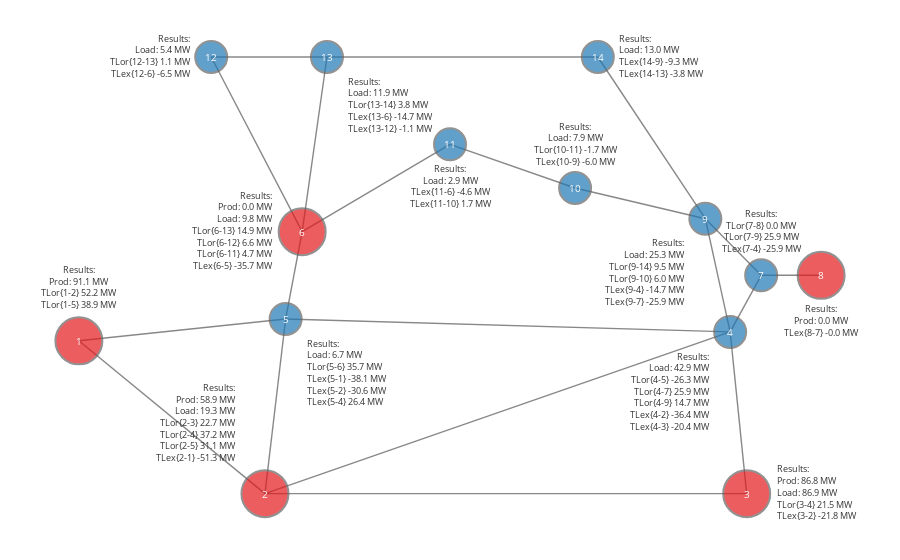

The notebook cell saved with this chart:
### Code cell
'''
The user might specify his/her own layout for every node in the graph and the label position
as well. For a reference layout, please check the visualize_grid.py script.
'''

# Please use the visualize_grid external script to display the 
# eletrical grid in the notebook.
grid_after_action = plot_grid(environment, 
                              obs, 
                              action.as_array())

# Plot the grid
iplot(grid_after_action)

'''
To make a new modification, please do not forget to re-run
the entire notebook again with the desired configuration.
'''

### Figure 1 — Plotly figure (JSON) as saved in the notebook; plotly's stock layout.template omitted (floating-point values rounded to 4 significant figures)
{"data": [{"hoverinfo": "none", "line": {"color": "red", "width": 6}, "mode": "lines", "type": "scatter", "uid": "43c74894-a0f2-4dbb-85f0-a1bf6193d6da", "x": [], "y": []}, {"hoverinfo": "none", "line": {"color": "#888", "width": 1.4}, "mode": "lines", "type": "scatter", "uid": "95082fff-7465-4250-9268-4d747575b6be", "x": [-280, -100, null, -280, -80, null, -100, 366, null, -100, 350, null, -100, -80, null, 366, 350, null, 350, -80, null, 350, 380, null, 350, 326, null, -80, -64, null, -64, -40, null, -64, -152, null, -64, 79, null, 380, 438, null, 380, 326, null, 326, 222, null, 326, 200, null, 200, 79, null, -152, -40, null, -40, 222, null], "y": [-81, -270, null, -81, -54, null, -270, -270, null, -270, -70, null, -270, -54, null, -270, -70, null, -70, -54, null, -70, 0, null, -70, 70, null, -54, 54, null, 54, 270, null, 54, 270, null, 54, 162, null, 0, 0, null, 0, 70, null, 70, 270, null, 70, 108, null, 108, 162, null, 270, 270, null, 270, 270, null]}, {"hoverinfo": "text", "marker": {"color": ["rgb(227,26,28)", "rgb(227,26,28)", "rgb(227,26,28)", "rgb(31,120,180)", "rgb(31,120,180)", "rgb(227,26,28)", "rgb(31,120,180)", "rgb(227,26,28)", "rgb(31,120,180)", "rgb(31,120,180)", "rgb(31,120,180)", "rgb(31,120,180)", "rgb(31,120,180)", "rgb(31,120,180)"], "line": {"color": "rgb(100,100,100)", "width": 2}, "size": [47, 47, 47, 32, 32, 47, 32, 47, 32, 32, 32, 32, 32, 32]}, "mode": "markers+text", "text": ["Results:<br>Prod: 91.1 MW<br>TLor{1-2} 52.2 MW<br>TLor{1-5} 38.9 MW", "Results:<br>Prod: 58.9 MW<br>Load: 19.3 MW<br>TLor{2-3} 22.7 MW<br>TLor{2-4} 37.2 MW<br>TLor{2-5} 31.1 MW<br>TLex{2-1} -51.3 MW", "Results:<br>Prod: 86.8 MW<br>Load: 86.9 MW<br>TLor{3-4} 21.5 MW<br>TLex{3-2} -21.8 MW", "Results:<br>Load: 42.9 MW<br>TLor{4-5} -26.3 MW<br>TLor{4-7} 25.9 MW<br>TLor{4-9} 14.7 MW<br>TLex{4-2} -36.4 MW<br>TLex{4-3} -20.4 MW", "Results:<br>Load: 6.7 MW<br>TLor{5-6} 35.7 MW<br>TLex{5-1} -38.1 MW<br>TLex{5-2} -30.6 MW<br>TLex{5-4} 26.4 MW", "Results:<br>Prod: 0.0 MW<br>Load: 9.8 MW<br>TLor{6-13} 14.9 MW<br>TLor{6-12} 6.6 MW<br>TLor{6-11} 4.7 MW<br>TLex{6-5} -35.7 MW", "Results:<br>TLor{7-8} 0.0 MW<br>TLor{7-9} 25.9 MW<br>TLex{7-4} -25.9 MW", "Results:<br>Prod: 0.0 MW<br>TLex{8-7} -0.0 MW", "Results:<br>Load: 25.3 MW<br>TLor{9-14} 9.5 MW<br>TLor{9-10} 6.0 MW<br>TLex{9-4} -14.7 MW<br>TLex{9-7} -25.9 MW", "Results:<br>Load: 7.9 MW<br>TLor{10-11} -1.7 MW<br>TLex{10-9} -6.0 MW", "Results:<br>Load: 2.9 MW<br>TLex{11-6} -4.6 MW<br>TLex{11-10} 1.7 MW", "Results:<br>Load: 5.4 MW<br>TLor{12-13} 1.1 MW<br>TLex{12-6} -6.5 MW", "Results:<br>Load: 11.9 MW<br>TLor{13-14} 3.8 MW<br>TLex{13-6} -14.7 MW<br>TLex{13-12} -1.1 MW", "Results:<br>Load: 13.0 MW<br>TLex{14-9} -9.3 MW<br>TLex{14-13} -3.8 MW"], "textfont": {"color": "rgb(50,50,50)", "size": 9}, "textposition": ["top center", "top left", "middle right", "bottom left", "bottom right", "middle left", "top center", "bottom center", "bottom left", "top center", "bottom center", "middle left", "bottom right", "middle right"], "type": "scatter", "uid": "6c314553-5b44-480a-bb4a-0b6242b4bdb7", "x": [-280, -100, 366, 350, -80, -64, 380, 438, 326, 200, 79, -152, -40, 222], "y": [-81, -270, -270, -70, -54, 54, 0, 0, 70, 108, 162, 270, 270, 270]}], "layout": {"annotations": [{"font": {"color": "rgb(255,255,255)", "size": 10}, "showarrow": false, "text": "1", "x": -280, "xref": "x", "y": -81, "yref": "y"}, {"font": {"color": "rgb(255,255,255)", "size": 10}, "showarrow": false, "text": "2", "x": -100, "xref": "x", "y": -270, "yref": "y"}, {"font": {"color": "rgb(255,255,255)", "size": 10}, "showarrow": false, "text": "3", "x": 366, "xref": "x", "y": -270, "yref": "y"}, {"font": {"color": "rgb(255,255,255)", "size": 10}, "showarrow": false, "text": "4", "x": 350, "xref": "x", "y": -70, "yref": "y"}, {"font": {"color": "rgb(255,255,255)", "size": 10}, "showarrow": false, "text": "5", "x": -80, "xref": "x", "y": -54, "yref": "y"}, {"font": {"color": "rgb(255,255,255)", "size": 10}, "showarrow": false, "text": "6", "x": -64, "xref": "x", "y": 54, "yref": "y"}, {"font": {"color": "rgb(255,255,255)", "size": 10}, "showarrow": false, "text": "7", "x": 380, "xref": "x", "y": 0, "yref": "y"}, {"font": {"color": "rgb(255,255,255)", "size": 10}, "showarrow": false, "text": "8", "x": 438, "xref": "x", "y": 0, "yref": "y"}, {"font": {"color": "rgb(255,255,255)", "size": 10}, "showarrow": false, "text": "9", "x": 326, "xref": "x", "y": 70, "yref": "y"}, {"font": {"color": "rgb(255,255,255)", "size": 10}, "showarrow": false, "text": "10", "x": 200, "xref": "x", "y": 108, "yref": "y"}, {"font": {"color": "rgb(255,255,255)", "size": 10}, "showarrow": false, "text": "11", "x": 79, "xref": "x", "y": 162, "yref": "y"}, {"font": {"color": "rgb(255,255,255)", "size": 10}, "showarrow": false, "text": "12", "x": -152, "xref": "x", "y": 270, "yref": "y"}, {"font": {"color": "rgb(255,255,255)", "size": 10}, "showarrow": false, "text": "13", "x": -40, "xref": "x", "y": 270, "yref": "y"}, {"font": {"color": "rgb(255,255,255)", "size": 10}, "showarrow": false, "text": "14", "x": 222, "xref": "x", "y": 270, "yref": "y"}], "margin": {"b": 10, "l": 5, "r": 5, "t": 10}, "showlegend": false, "xaxis": {"showgrid": false, "showticklabels": false, "zeroline": false}, "yaxis": {"showgrid": false, "showticklabels": false, "zeroline": false}}}
